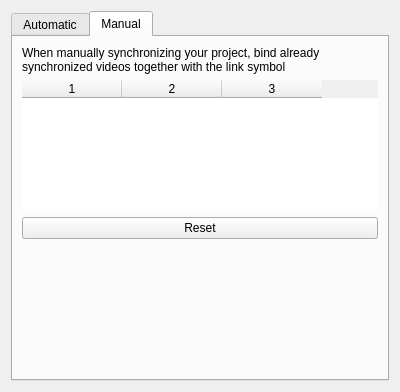
<?xml version="1.0" encoding="UTF-8"?>
<ui version="4.0">
 <class>SynchronizationWidget</class>
 <widget class="QWidget" name="SynchronizationWidget">
  <property name="geometry">
   <rect>
    <x>0</x>
    <y>0</y>
    <width>400</width>
    <height>392</height>
   </rect>
  </property>
  <property name="windowTitle">
   <string>Synchronization</string>
  </property>
  <layout class="QVBoxLayout" name="verticalLayout">
   <item>
    <widget class="QTabWidget" name="syncTabWidget">
     <property name="currentIndex">
      <number>1</number>
     </property>
     <widget class="QWidget" name="automaticSyncTab">
      <attribute name="title">
       <string>Automatic</string>
      </attribute>
      <layout class="QVBoxLayout" name="verticalLayout_2">
       <item>
        <widget class="TimeSequenceWidget" name="timeSequence" native="true"/>
       </item>
       <item>
        <widget class="QPushButton" name="audioSyncButton">
         <property name="focusPolicy">
          <enum>Qt::StrongFocus</enum>
         </property>
         <property name="text">
          <string>Audio synchronize</string>
         </property>
        </widget>
       </item>
       <item>
        <widget class="QPushButton" name="motionSyncButton">
         <property name="focusPolicy">
          <enum>Qt::StrongFocus</enum>
         </property>
         <property name="text">
          <string>Motion synchronize</string>
         </property>
        </widget>
       </item>
       <item>
        <widget class="QPushButton" name="flashSyncButton">
         <property name="focusPolicy">
          <enum>Qt::StrongFocus</enum>
         </property>
         <property name="text">
          <string>Flash synchronize</string>
         </property>
        </widget>
       </item>
       <item>
        <widget class="QPushButton" name="resetAutoButton">
         <property name="text">
          <string>Reset</string>
         </property>
        </widget>
       </item>
       <item>
        <spacer name="verticalSpacer_3">
         <property name="orientation">
          <enum>Qt::Vertical</enum>
         </property>
         <property name="sizeHint" stdset="0">
          <size>
           <width>20</width>
           <height>40</height>
          </size>
         </property>
        </spacer>
       </item>
      </layout>
     </widget>
     <widget class="QWidget" name="manualSyncTab">
      <attribute name="title">
       <string>Manual</string>
      </attribute>
      <layout class="QVBoxLayout" name="verticalLayout_3">
       <item>
        <widget class="QLabel" name="label">
         <property name="text">
          <string>When manually synchronizing your project, bind already synchronized videos together with the link symbol</string>
         </property>
         <property name="wordWrap">
          <bool>true</bool>
         </property>
        </widget>
       </item>
       <item>
        <widget class="QTableWidget" name="offsetTab">
         <property name="enabled">
          <bool>true</bool>
         </property>
         <property name="focusPolicy">
          <enum>Qt::NoFocus</enum>
         </property>
         <property name="frameShape">
          <enum>QFrame::NoFrame</enum>
         </property>
         <property name="frameShadow">
          <enum>QFrame::Sunken</enum>
         </property>
         <property name="lineWidth">
          <number>0</number>
         </property>
         <property name="sizeAdjustPolicy">
          <enum>QAbstractScrollArea::AdjustToContentsOnFirstShow</enum>
         </property>
         <property name="showDropIndicator" stdset="0">
          <bool>false</bool>
         </property>
         <property name="dragDropOverwriteMode">
          <bool>false</bool>
         </property>
         <property name="alternatingRowColors">
          <bool>true</bool>
         </property>
         <property name="selectionMode">
          <enum>QAbstractItemView::NoSelection</enum>
         </property>
         <property name="selectionBehavior">
          <enum>QAbstractItemView::SelectRows</enum>
         </property>
         <property name="textElideMode">
          <enum>Qt::ElideMiddle</enum>
         </property>
         <property name="showGrid">
          <bool>false</bool>
         </property>
         <property name="gridStyle">
          <enum>Qt::NoPen</enum>
         </property>
         <property name="cornerButtonEnabled">
          <bool>false</bool>
         </property>
         <property name="rowCount">
          <number>0</number>
         </property>
         <property name="columnCount">
          <number>3</number>
         </property>
         <attribute name="horizontalHeaderMinimumSectionSize">
          <number>50</number>
         </attribute>
         <attribute name="verticalHeaderVisible">
          <bool>false</bool>
         </attribute>
         <attribute name="verticalHeaderDefaultSectionSize">
          <number>30</number>
         </attribute>
         <attribute name="verticalHeaderHighlightSections">
          <bool>false</bool>
         </attribute>
         <column/>
         <column/>
         <column/>
        </widget>
       </item>
       <item>
        <widget class="QPushButton" name="resetManualButton">
         <property name="text">
          <string>Reset</string>
         </property>
        </widget>
       </item>
       <item>
        <spacer name="verticalSpacer">
         <property name="orientation">
          <enum>Qt::Vertical</enum>
         </property>
         <property name="sizeHint" stdset="0">
          <size>
           <width>0</width>
           <height>0</height>
          </size>
         </property>
        </spacer>
       </item>
      </layout>
     </widget>
    </widget>
   </item>
  </layout>
 </widget>
 <customwidgets>
  <customwidget>
   <class>TimeSequenceWidget</class>
   <extends>QWidget</extends>
   <header>../src/widgets/timesequence.hpp</header>
   <container>1</container>
  </customwidget>
 </customwidgets>
 <resources/>
 <connections/>
</ui>
